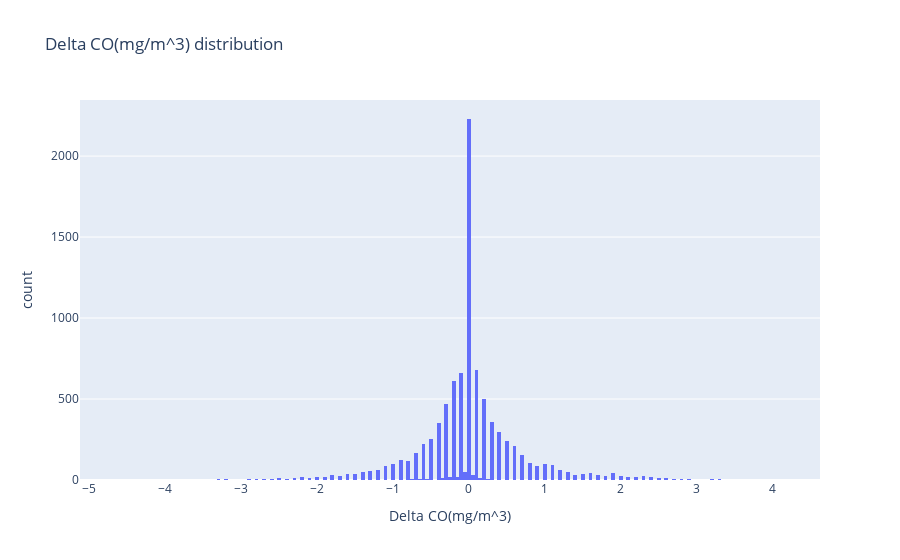

Source (notebook cell):
### Code cell
fig = px.histogram(df, x="Delta CO(mg/m^3)", title="Delta CO(mg/m^3) distribution")
fig.show()

### Figure 1 — Plotly figure (JSON) as saved in the notebook; plotly's stock layout.template omitted (floating-point values rounded to 4 significant figures; data arrays with more than 128 entries replaced by an {"elided": "..."} marker saying what was removed)
{"data": [{"alignmentgroup": "True", "bingroup": "x", "hovertemplate": "Delta CO(mg/m^3)=%{x}<br>count=%{y}<extra></extra>", "legendgroup": "", "marker": {"color": "#636efa", "pattern": {"shape": ""}}, "name": "", "offsetgroup": "", "orientation": "v", "showlegend": false, "type": "histogram", "x": {"elided": "9356 float values"}, "xaxis": "x", "yaxis": "y"}], "layout": {"barmode": "relative", "legend": {"tracegroupgap": 0}, "title": {"text": "Delta CO(mg/m^3) distribution"}, "xaxis": {"anchor": "y", "domain": [0, 1], "title": {"text": "Delta CO(mg/m^3)"}}, "yaxis": {"anchor": "x", "domain": [0, 1], "title": {"text": "count"}}}}
